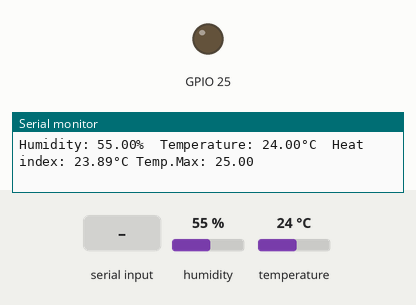
Simulated run of this sketch. Board: ESP32. On the bench: output pins drawn as LEDs (lit = HIGH), the last lines printed to the serial monitor. Inputs (shaded band) come from the test bench; at power-on: temperature 24 °C, humidity 55 %.

Above: at 4.8 s.
4.9 s: "a" received over Serial
At 9.2 s:
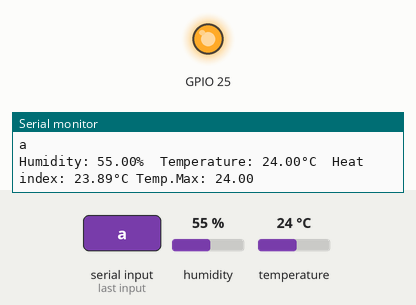
12.6 s: temperature set to 22 °C
At 15.4 s:
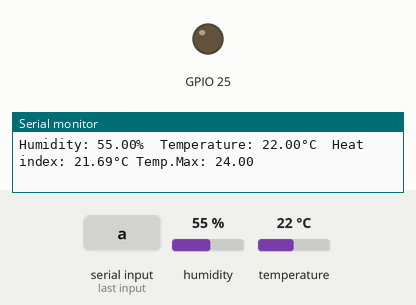
15.7 s: temperature set to 28 °C
At 17.4 s:
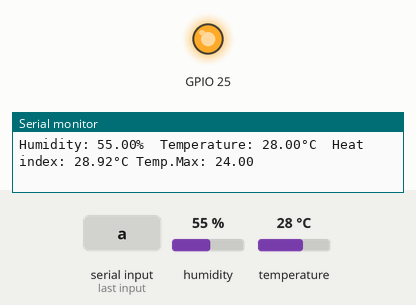
Timing chart, 0 to 18.9 s (numbered marks = the images above; inputs shaded):
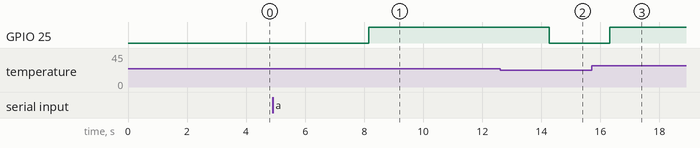

The sketch:

controleTemperatura.ino
```cpp
 #include "DHT.h"
#define DHTPIN 14     // Digital pin connected to the DHT sensor
#define DHTTYPE DHT11   // DHT 11
DHT dht(DHTPIN, DHTTYPE);
float tempMax=25;
char recebido;
char nome[] = "bla";
void setup() {
  pinMode(25, OUTPUT);
  Serial.begin(9600);
  Serial.println(F("DHTxx test!"));
  dht.begin();
}

void loop() {

  delay(2000);
  float h = dht.readHumidity();
  float t = dht.readTemperature();

  if (isnan(h) || isnan(t)) {
    Serial.println(F("Failed to read from DHT sensor!"));
    return;
  }
  float hic = dht.computeHeatIndex(t, h, false);

  Serial.print(F("Humidity: "));
  Serial.print(h);
  Serial.print(F("%  Temperature: "));
  Serial.print(t);
  Serial.print(F("°C "));
  Serial.print(F(" Heat index: "));
  Serial.print(hic);
  Serial.print(F("°C Temp.Max: "));
  Serial.println(tempMax);
  if(t >= tempMax){
    digitalWrite(25,1);
  }
    if(t <= tempMax-2){
    digitalWrite(25,0);
  }

  if(Serial.available()){
    recebido = Serial.read();
    if(recebido == 'A'){
      tempMax += 1;
    }
    if(recebido == 'a'){
      tempMax -= 1;
    }


    Serial.println(recebido);
  }

}
```

Measured:
- the behaviour switches between 24 and 23 °C on temperature (found by bisection; images 1 and 2)
- after the input at 4.9 s, GPIO 25: LOW → HIGH after 3.3 s
- after the input at 12.6 s, GPIO 25: HIGH → LOW after 1.7 s
- after the input at 15.7 s, GPIO 25: LOW → HIGH after 0.61 s
